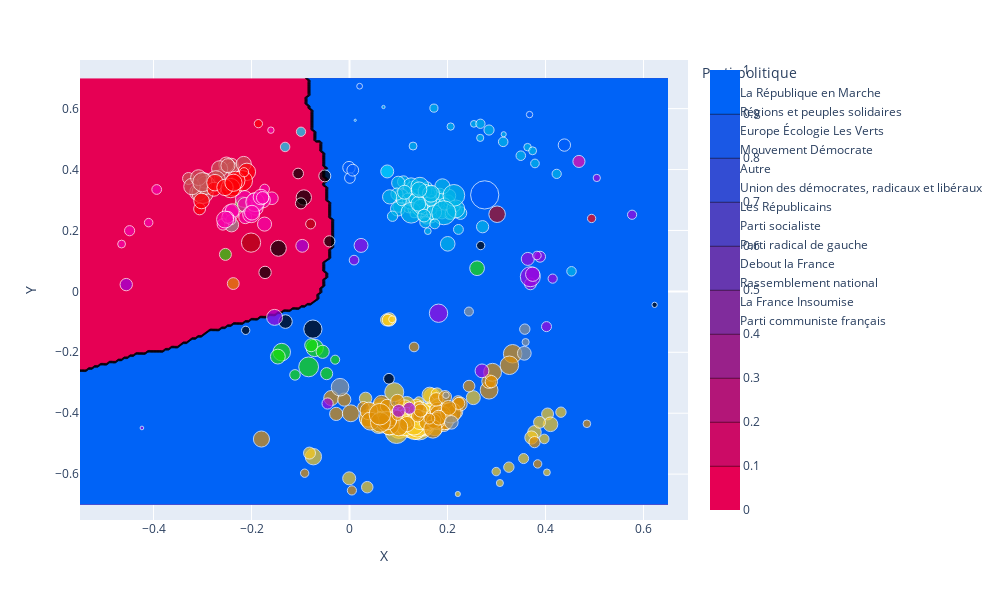

Notebook code for this chart:
### Code cell
colors = {'La République en Marche':"#f7c81e", 'Europe Écologie Les Verts':"#1cde07", 'Autre':"#919491",
           'Les Républicains':'#00b6e8', 'Parti socialiste':'#f705ab', 'Parti radical de gauche': '#b0040f',
           'Debout la France': '#02e1fa', 'Rassemblement national':'#025dfa', 'La France Insoumise' : '#c75255',
           'Parti communiste français': '#ff0008', 'Union des démocrates, radicaux et libéraux':'#9d04de',
            'Mouvement Démocrate': '#de8e04', 'Régions et peuples solidaires':'#000000'}

fig = px.scatter(to_show, x="X", y="Y", color='parti', color_discrete_map=colors,
                 hover_name="parti",
                 hover_data={'acteur_id' : False,
                             'uid' : False,
                             'X' : False,
                             'Y' : False,
                             'parti' : False,
                             'assiduite' : False,
                             'Métier' : to_show['metier'],
                             'Nom': to_show['prenom']+' '+to_show['nom'],
                             'Nombre de votes': to_show['assiduite']
                            },
                 size='assiduite',
                 labels={'parti':"Parti politique"},
                 width=1000, height=600)

fig.add_contour(x=xvalues,y=yvalues,z=z,
                        colorscale=[[0,'#e60054'],[1,'#0063f7']],
                        showscale=None,
                        showlegend=None,
                        hoverinfo='skip')

fig.show()
fig.write_html("test.html")

### Figure 1 — Plotly figure (JSON) as saved in the notebook; plotly's stock layout.template omitted (floating-point values rounded to 4 significant figures; data arrays with more than 128 entries replaced by an {"elided": "..."} marker saying what was removed)
{"data": [{"customdata": {"elided": "272x7 mixed values"}, "hovertemplate": "<b>%{hovertext}</b><br><br>Métier=%{customdata[4]}<br>Nom=%{customdata[5]}<br>Nombre de votes=%{customdata[6]}<extra></extra>", "hovertext": {"elided": "272 str values"}, "legendgroup": "La République en Marche", "marker": {"color": "#f7c81e", "size": {"elided": "272 int values"}, "sizemode": "area", "sizeref": 6.657, "symbol": "circle"}, "mode": "markers", "name": "La République en Marche", "orientation": "v", "showlegend": true, "type": "scatter", "x": {"elided": "272 float values"}, "xaxis": "x", "y": {"elided": "272 float values"}, "yaxis": "y"}, {"customdata": [["PA336439", "PA336439", "Régions et peuples solidaires", 232, "Avocat", "Jean-Michel Clément", 232], ["PA605518", "PA605518", "Régions et peuples solidaires", 509, "Profession libérale", "François-Michel Lambert", 509], ["PA607619", "PA607619", "Régions et peuples solidaires", 841, "Professeur du secondaire", "Paul Molac", 841], ["PA719464", "PA719464", "Régions et peuples solidaires", 229, "Professeur du secondaire et technique", "Sébastien Nadot", 229], ["PA719592", "PA719592", "Régions et peuples solidaires", 381, "Responsable formation - Cadre en ressources humaines", "Benoit Simian", 381], ["PA720538", "PA720538", "Régions et peuples solidaires", 620, "Profession rattachée à l'enseignement", "Jennifer De Temmerman", 620], ["PA722268", "PA722268", "Régions et peuples solidaires", 1110, "Directrice médicale et directrice de développement en entreprise", "Martine Wonner", 1110], ["PA333421", "PA333421", "Régions et peuples solidaires", 414, "Directeur du développement", "Bertrand Pancher", 414], ["PA1838", "PA1838", "Régions et peuples solidaires", 377, "Technicien agricole", "Jean Lassalle", 377], ["PA719138", "PA719138", "Régions et peuples solidaires", 784, "Professeur des Universités", "Michel Castellani", 784], ["PA719146", "PA719146", "Régions et peuples solidaires", 477, "Cadre", "Jean-Félix Acquaviva", 477], ["PA719286", "PA719286", "Régions et peuples solidaires", 412, "Médecin", "Paul-André Colombani", 412], ["PA755549", "PA755549", "Régions et peuples solidaires", 95, "chef d'entreprise", "Sylvain Brial", 95]], "hovertemplate": "<b>%{hovertext}</b><br><br>Métier=%{customdata[4]}<br>Nom=%{customdata[5]}<br>Nombre de votes=%{customdata[6]}<extra></extra>", "hovertext": ["Régions et peuples solidaires", "Régions et peuples solidaires", "Régions et peuples solidaires", "Régions et peuples solidaires", "Régions et peuples solidaires", "Régions et peuples solidaires", "Régions et peuples solidaires", "Régions et peuples solidaires", "Régions et peuples solidaires", "Régions et peuples solidaires", "Régions et peuples solidaires", "Régions et peuples solidaires", "Régions et peuples solidaires"], "legendgroup": "Régions et peuples solidaires", "marker": {"color": "#000000", "size": [232, 509, 841, 229, 381, 620, 1110, 414, 377, 784, 477, 412, 95], "sizemode": "area", "sizeref": 6.657, "symbol": "circle"}, "mode": "markers", "name": "Régions et peuples solidaires", "orientation": "v", "showlegend": true, "type": "scatter", "x": [0.2677, -0.1723, -0.1452, -0.2119, 0.08051, -0.1307, -0.07472, -0.04111, -0.1048, -0.09327, -0.05041, -0.09905, 0.6226], "xaxis": "x", "y": [0.1505, 0.06229, 0.1415, -0.1279, -0.2868, -0.09908, -0.1238, 0.1643, 0.3871, 0.3083, 0.3792, 0.289, -0.04418], "yaxis": "y"}, {"customdata": [["PA718744", "PA718744", "Europe Écologie Les Verts", 1032, "Médecin", "Delphine Bagarry", 1032], ["PA720278", "PA720278", "Europe Écologie Les Verts", 734, "Cadre supérieur (entreprises publiques)", "Matthieu Orphelin", 734], ["PA720298", "PA720298", "Europe Écologie Les Verts", 1000, "Fonctionnaire de catégorie A", "Émilie Cariou", 1000], ["PA720952", "PA720952", "Europe Écologie Les Verts", 273, "Fonctionnaire de catégorie A", "Aurélien Taché", 273], ["PA721142", "PA721142", "Europe Écologie Les Verts", 371, "Cadre supérieur (secteur privé)", "Paula Forteza", 371], ["PA721194", "PA721194", "Europe Écologie Les Verts", 723, "Industriel-Chef d'entreprise", "Frédérique Dumas", 723], ["PA721246", "PA721246", "Europe Écologie Les Verts", 1307, "Chef de projet digital", "Albane Gaillot", 1307], ["PA722126", "PA722126", "Europe Écologie Les Verts", 579, "Autre cadre (secteur privé)", "Guillaume Chiche", 579], ["PA722260", "PA722260", "Europe Écologie Les Verts", 489, "Professeur de faculté", "Cédric Villani", 489], ["PA722344", "PA722344", "Europe Écologie Les Verts", 562, "Professeur certifié de SES", "Hubert Julien-Laferrière", 562], ["PA332614", "PA332614", "Europe Écologie Les Verts", 780, "Fonctionnaire territorial", "Régis Juanico", 780], ["PA335999", "PA335999", "Europe Écologie Les Verts", 480, "Cadre territorial", "Delphine Batho", 480]], "hovertemplate": "<b>%{hovertext}</b><br><br>Métier=%{customdata[4]}<br>Nom=%{customdata[5]}<br>Nombre de votes=%{customdata[6]}<extra></extra>", "hovertext": ["Europe Écologie Les Verts", "Europe Écologie Les Verts", "Europe Écologie Les Verts", "Europe Écologie Les Verts", "Europe Écologie Les Verts", "Europe Écologie Les Verts", "Europe Écologie Les Verts", "Europe Écologie Les Verts", "Europe Écologie Les Verts", "Europe Écologie Les Verts", "Europe Écologie Les Verts", "Europe Écologie Les Verts"], "legendgroup": "Europe Écologie Les Verts", "marker": {"color": "#1cde07", "size": [1032, 734, 1000, 273, 371, 723, 1307, 579, 489, 562, 780, 480], "sizemode": "area", "sizeref": 6.657, "symbol": "circle"}, "mode": "markers", "name": "Europe Écologie Les Verts", "orientation": "v", "showlegend": true, "type": "scatter", "x": [-0.1384, -0.1462, -0.07106, -0.02928, -0.1113, 0.2603, -0.08343, -0.05483, -0.04666, -0.07821, -0.218, -0.2532], "xaxis": "x", "y": [-0.1994, -0.2141, -0.1858, -0.2243, -0.2742, 0.07601, -0.2479, -0.1983, -0.2701, -0.1768, 0.2854, 0.1215], "yaxis": "y"}, {"customdata": {"elided": "68x7 mixed values"}, "hovertemplate": "<b>%{hovertext}</b><br><br>Métier=%{customdata[4]}<br>Nom=%{customdata[5]}<br>Nombre de votes=%{customdata[6]}<extra></extra>", "hovertext": ["Mouvement Démocrate", "Mouvement Démocrate", "Mouvement Démocrate", "Mouvement Démocrate", "Mouvement Démocrate", "Mouvement Démocrate", "Mouvement Démocrate", "Mouvement Démocrate", "Mouvement Démocrate", "Mouvement Démocrate", "Mouvement Démocrate", "Mouvement Démocrate", "Mouvement Démocrate", "Mouvement Démocrate", "Mouvement Démocrate", "Mouvement Démocrate", "Mouvement Démocrate", "Mouvement Démocrate", "Mouvement Démocrate", "Mouvement Démocrate", "Mouvement Démocrate", "Mouvement Démocrate", "Mouvement Démocrate", "Mouvement Démocrate", "Mouvement Démocrate", "Mouvement Démocrate", "Mouvement Démocrate", "Mouvement Démocrate", "Mouvement Démocrate", "Mouvement Démocrate", "Mouvement Démocrate", "Mouvement Démocrate", "Mouvement Démocrate", "Mouvement Démocrate", "Mouvement Démocrate", "Mouvement Démocrate", "Mouvement Démocrate", "Mouvement Démocrate", "Mouvement Démocrate", "Mouvement Démocrate", "Mouvement Démocrate", "Mouvement Démocrate", "Mouvement Démocrate", "Mouvement Démocrate", "Mouvement Démocrate", "Mouvement Démocrate", "Mouvement Démocrate", "Mouvement Démocrate", "Mouvement Démocrate", "Mouvement Démocrate", "Mouvement Démocrate", "Mouvement Démocrate", "Mouvement Démocrate", "Mouvement Démocrate", "Mouvement Démocrate", "Mouvement Démocrate", "Mouvement Démocrate", "Mouvement Démocrate", "Mouvement Démocrate", "Mouvement Démocrate", "Mouvement Démocrate", "Mouvement Démocrate", "Mouvement Démocrate", "Mouvement Démocrate", "Mouvement Démocrate", "Mouvement Démocrate", "Mouvement Démocrate", "Mouvement Démocrate"], "legendgroup": "Mouvement Démocrate", "marker": {"color": "#de8e04", "size": [776, 1313, 662, 756, 582, 660, 444, 903, 621, 1067, 951, 871, 388, 448, 832, 227, 828, 991, 768, 724, 360, 646, 659, 324, 1016, 1128, 614, 452, 727, 356, 1065, 1035, 1075, 662, 488, 652, 1130, 524, 635, 613, 557, 311, 957, 1058, 711, 1321, 584, 1552, 1434, 493, 1112, 736, 738, 586, 655, 1069, 455, 1147, 1145, 510, 468, 394, 865, 419, 282, 234, 194, 232], "sizemode": "area", "sizeref": 6.657, "symbol": "circle"}, "mode": "markers", "name": "Mouvement Démocrate", "orientation": "v", "showlegend": true, "type": "scatter", "x": [0.1175, 0.08142, 0.1925, -0.03725, -0.02714, 0.1652, 0.1982, 0.06566, 0.07664, 0.1005, 0.002616, 0.1721, 0.1414, 0.2215, 0.1796, 0.1386, 0.1792, 0.1982, 0.07006, 0.2161, 0.1928, 0.1926, 0.1915, 0.08615, 0.03786, 0.07695, 0.09779, 0.0285, 0.1905, 0.0976, 0.1825, 0.03967, 0.04242, 0.1568, 0.1866, 0.2258, 0.1935, 0.1393, 0.1821, 0.1768, 0.1949, 0.1317, 0.1769, 0.2848, 0.1717, 0.06308, 0.145, 0.06197, 0.207, 0.2229, 0.1701, 0.2023, 0.1821, -0.01079, 0.2841, 0.2919, 0.244, 0.3329, 0.3263, 0.2895, -0.2373, 0.1631, -0.1798, 0.3776, 0.004844, 0.3839, 0.4844, -0.09151], "xaxis": "x", "y": [-0.4356, -0.4385, -0.437, -0.3503, -0.4023, -0.4219, -0.4351, -0.3685, -0.3768, -0.445, -0.4003, -0.4125, -0.379, -0.3615, -0.39, -0.4098, -0.4228, -0.3952, -0.4312, -0.3953, -0.3938, -0.403, -0.402, -0.425, -0.4168, -0.4242, -0.3603, -0.3807, -0.4172, -0.4067, -0.4025, -0.3927, -0.426, -0.4313, -0.4111, -0.37, -0.4244, -0.408, -0.4186, -0.3548, -0.3468, -0.1825, -0.4253, -0.3243, -0.4259, -0.43, -0.3913, -0.4033, -0.398, -0.3679, -0.4519, -0.3825, -0.4147, -0.3552, -0.2954, -0.2656, -0.3111, -0.2049, -0.2426, -0.2964, 0.02568, -0.4178, -0.4848, -0.4951, -0.6535, -0.5665, -0.4347, -0.597], "yaxis": "y"}, {"customdata": [["PA719448", "PA719448", "Autre", 1034, "Infirmière anesthésiste", "Annie Chapelier", 1034], ["PA721174", "PA721174", "Autre", 269, "Médecin", "Joachim Son-Forget", 269], ["PA2952", "PA2952", "Autre", 141, "Sans profession", "Jean-Luc Warsmann", 141], ["PA702052", "PA702052", "Autre", 633, "Consultant en communication", "Maina Sage", 633], ["PA610775", "PA610775", "Autre", 172, "Cadre supérieur de la fonction publique", "Philippe Gomès", 172], ["PA721094", "PA721094", "Autre", 359, "Fonctionnaire de catégorie A", "Philippe Dunoyer", 359], ["PA643145", "PA643145", "Autre", 419, "Pharmacienne", "Hélène Vainqueur-Christophe", 419], ["PA720988", "PA720988", "Autre", 672, "Retraitée salariée (secteur privé)", "Josette Manin", 672], ["PA721118", "PA721118", "Autre", 311, "Autre profession", "Moetai Brotherson", 311], ["PA702054", "PA702054", "Autre", 620, "Infographiste", "Stéphane Claireaux", 620]], "hovertemplate": "<b>%{hovertext}</b><br><br>Métier=%{customdata[4]}<br>Nom=%{customdata[5]}<br>Nombre de votes=%{customdata[6]}<extra></extra>", "hovertext": ["Autre", "Autre", "Autre", "Autre", "Autre", "Autre", "Autre", "Autre", "Autre", "Autre"], "legendgroup": "Autre", "marker": {"color": "#919491", "size": [1034, 269, 141, 633, 172, 359, 419, 672, 311, 620], "sizemode": "area", "sizeref": 6.657, "symbol": "circle"}, "mode": "markers", "name": "Autre", "orientation": "v", "showlegend": true, "type": "scatter", "x": [-0.0193, 0.2437, 0.1969, 0.3567, 0.3594, 0.3577, -0.1868, -0.2408, -0.2507, 0.2078], "xaxis": "x", "y": [-0.3146, -0.0662, -0.3408, -0.2033, -0.1666, -0.124, 0.282, 0.2185, 0.3467, -0.43], "yaxis": "y"}, {"customdata": {"elided": "22x7 mixed values"}, "hovertemplate": "<b>%{hovertext}</b><br><br>Métier=%{customdata[4]}<br>Nom=%{customdata[5]}<br>Nombre de votes=%{customdata[6]}<extra></extra>", "hovertext": ["Union des démocrates, radicaux et libéraux", "Union des démocrates, radicaux et libéraux", "Union des démocrates, radicaux et libéraux", "Union des démocrates, radicaux et libéraux", "Union des démocrates, radicaux et libéraux", "Union des démocrates, radicaux et libéraux", "Union des démocrates, radicaux et libéraux", "Union des démocrates, radicaux et libéraux", "Union des démocrates, radicaux et libéraux", "Union des démocrates, radicaux et libéraux", "Union des démocrates, radicaux et libéraux", "Union des démocrates, radicaux et libéraux", "Union des démocrates, radicaux et libéraux", "Union des démocrates, radicaux et libéraux", "Union des démocrates, radicaux et libéraux", "Union des démocrates, radicaux et libéraux", "Union des démocrates, radicaux et libéraux", "Union des démocrates, radicaux et libéraux", "Union des démocrates, radicaux et libéraux", "Union des démocrates, radicaux et libéraux", "Union des démocrates, radicaux et libéraux", "Union des démocrates, radicaux et libéraux"], "legendgroup": "Union des démocrates, radicaux et libéraux", "marker": {"color": "#9d04de", "size": [493, 418, 1123, 637, 544, 641, 335, 548, 467, 649, 313, 849, 1336, 401, 687, 562, 246, 282, 511, 282, 176, 45], "sizemode": "area", "sizeref": 6.657, "symbol": "circle"}, "mode": "markers", "name": "Union des démocrates, radicaux et libéraux", "orientation": "v", "showlegend": true, "type": "scatter", "x": [0.122, -0.04475, 0.1816, 0.2704, 0.1005, 0.1064, 0.402, -0.09645, 0.3692, 0.02354, 0.009275, -0.1529, 0.369, 0.3888, 0.3739, 0.3639, 0.3824, 0.4146, -0.4556, 0.5767, 0.5046, -0.4236], "xaxis": "x", "y": [-0.3836, -0.3681, -0.07176, -0.261, -0.3924, 0.3166, -0.1157, 0.1496, 0.02471, 0.1509, 0.1026, -0.08538, 0.0481, 0.1138, 0.05631, 0.1066, 0.1178, 0.04189, 0.02227, 0.2516, 0.3724, -0.4485], "yaxis": "y"}, {"customdata": {"elided": "103x7 mixed values"}, "hovertemplate": "<b>%{hovertext}</b><br><br>Métier=%{customdata[4]}<br>Nom=%{customdata[5]}<br>Nombre de votes=%{customdata[6]}<extra></extra>", "hovertext": ["Les Républicains", "Les Républicains", "Les Républicains", "Les Républicains", "Les Républicains", "Les Républicains", "Les Républicains", "Les Républicains", "Les Républicains", "Les Républicains", "Les Républicains", "Les Républicains", "Les Républicains", "Les Républicains", "Les Républicains", "Les Républicains", "Les Républicains", "Les Républicains", "Les Républicains", "Les Républicains", "Les Républicains", "Les Républicains", "Les Républicains", "Les Républicains", "Les Républicains", "Les Républicains", "Les Républicains", "Les Républicains", "Les Républicains", "Les Républicains", "Les Républicains", "Les Républicains", "Les Républicains", "Les Républicains", "Les Républicains", "Les Républicains", "Les Républicains", "Les Républicains", "Les Républicains", "Les Républicains", "Les Républicains", "Les Républicains", "Les Républicains", "Les Républicains", "Les Républicains", "Les Républicains", "Les Républicains", "Les Républicains", "Les Républicains", "Les Républicains", "Les Républicains", "Les Républicains", "Les Républicains", "Les Républicains", "Les Républicains", "Les Républicains", "Les Républicains", "Les Républicains", "Les Républicains", "Les Républicains", "Les Républicains", "Les Républicains", "Les Républicains", "Les Républicains", "Les Républicains", "Les Républicains", "Les Républicains", "Les Républicains", "Les Républicains", "Les Républicains", "Les Républicains", "Les Républicains", "Les Républicains", "Les Républicains", "Les Républicains", "Les Républicains", "Les Républicains", "Les Républicains", "Les Républicains", "Les Républicains", "Les Républicains", "Les Républicains", "Les Républicains", "Les Républicains", "Les Républicains", "Les Républicains", "Les Républicains", "Les Républicains", "Les Républicains", "Les Républicains", "Les Républicains", "Les Républicains", "Les Républicains", "Les Républicains", "Les Républicains", "Les Républicains", "Les Républicains", "Les Républicains", "Les Républicains", "Les Républicains", "Les Républicains", "Les Républicains", "Les Républicains"], "legendgroup": "Les Républicains", "marker": {"color": "#00b6e8", "size": [307, 1063, 540, 408, 1032, 467, 164, 248, 151, 185, 498, 841, 653, 353, 702, 624, 1180, 1350, 148, 178, 463, 1221, 588, 332, 392, 702, 254, 432, 511, 448, 256, 225, 444, 564, 320, 517, 348, 343, 664, 537, 710, 895, 1049, 441, 189, 640, 431, 480, 309, 592, 807, 1020, 391, 317, 410, 489, 857, 419, 484, 1068, 775, 764, 755, 318, 344, 968, 497, 1074, 1574, 1423, 355, 150, 1920, 683, 732, 417, 465, 620, 500, 645, 957, 809, 674, 300, 323, 548, 328, 210, 305, 343, 176, 286, 305, 171, 186, 88, 151, 210, 288, 219, 251, 36, 17], "sizemode": "area", "sizeref": 6.657, "symbol": "circle"}, "mode": "markers", "name": "Les Républicains", "orientation": "v", "showlegend": true, "type": "scatter", "x": [0.2189, 0.2056, 0.2264, 0.09984, 0.1235, 0.11, 0.1351, 0.1639, 0.1259, 0.1472, 0.2716, 0.1758, 0.1542, 0.2152, 0.09843, 0.1238, 0.1714, 0.1908, 0.1368, 0.1739, 0.1564, 0.1455, 0.116, 0.1588, 0.2037, 0.13, 0.1684, 0.1887, 0.2015, 0.1843, 0.1587, 0.1319, 0.2072, 0.1805, 0.1037, 0.1658, 0.1297, 0.1458, 0.13, 0.2039, 0.2004, 0.1258, 0.1774, 0.1599, 0.1451, 0.1063, 0.1573, 0.1413, 0.15, 0.09953, 0.1557, 0.146, 0.1663, 0.1784, 0.1537, 0.194, 0.1352, 0.1641, 0.1193, 0.2168, 0.1613, 0.1896, 0.1726, 0.1059, 0.1315, 0.1571, 0.09688, 0.1436, 0.213, 0.126, 0.08786, 0.1598, 0.1923, 0.1449, 0.1405, 0.1548, 0.1659, 0.1539, 0.166, 0.1122, 0.1663, 0.142, 0.08188, 0.453, 0.2223, 0.1522, 0.174, 0.1297, 0.3495, 0.2847, 0.2064, 0.4228, 0.3136, 0.2667, 0.3633, 0.3147, 0.2538, 0.3737, 0.2671, 0.1723, 0.3784, 0.06932, 0.01168], "xaxis": "x", "y": [0.266, 0.2663, 0.2571, 0.2778, 0.2859, 0.36, 0.2663, 0.2933, 0.2692, 0.2802, 0.2123, 0.3126, 0.2943, 0.2782, 0.2711, 0.2924, 0.2976, 0.2772, 0.2823, 0.2801, 0.2965, 0.3099, 0.3152, 0.3432, 0.2543, 0.3383, 0.2396, 0.2566, 0.2965, 0.3198, 0.2644, 0.2552, 0.2554, 0.2856, 0.3058, 0.2714, 0.2944, 0.2927, 0.3151, 0.3141, 0.1561, 0.3459, 0.302, 0.2446, 0.2461, 0.3134, 0.2396, 0.3085, 0.2547, 0.3562, 0.2817, 0.2738, 0.2685, 0.2872, 0.2692, 0.2868, 0.3087, 0.2974, 0.303, 0.2708, 0.3119, 0.3448, 0.2598, 0.2975, 0.3029, 0.3181, 0.3194, 0.3451, 0.3153, 0.2581, 0.2468, 0.1978, 0.2581, 0.2785, 0.2877, 0.227, 0.2991, 0.3293, 0.3261, 0.3255, 0.3207, 0.3339, 0.3104, 0.06591, 0.2034, 0.2489, 0.2218, 0.4772, 0.4455, 0.5298, 0.5412, 0.3858, 0.491, 0.504, 0.4736, 0.516, 0.55, 0.4616, 0.5503, 0.6016, 0.4201, 0.6054, 0.5618], "yaxis": "y"}, {"customdata": {"elided": "26x7 mixed values"}, "hovertemplate": "<b>%{hovertext}</b><br><br>Métier=%{customdata[4]}<br>Nom=%{customdata[5]}<br>Nombre de votes=%{customdata[6]}<extra></extra>", "hovertext": ["Parti socialiste", "Parti socialiste", "Parti socialiste", "Parti socialiste", "Parti socialiste", "Parti socialiste", "Parti socialiste", "Parti socialiste", "Parti socialiste", "Parti socialiste", "Parti socialiste", "Parti socialiste", "Parti socialiste", "Parti socialiste", "Parti socialiste", "Parti socialiste", "Parti socialiste", "Parti socialiste", "Parti socialiste", "Parti socialiste", "Parti socialiste", "Parti socialiste", "Parti socialiste", "Parti socialiste", "Parti socialiste", "Parti socialiste"], "legendgroup": "Parti socialiste", "marker": {"color": "#f705ab", "size": [648, 531, 918, 961, 659, 440, 307, 788, 705, 1004, 342, 474, 557, 958, 962, 1183, 661, 807, 731, 520, 206, 316, 347, 243, 489, 138], "sizemode": "area", "sizeref": 6.657, "symbol": "circle"}, "mode": "markers", "name": "Parti socialiste", "orientation": "v", "showlegend": true, "type": "scatter", "x": [-0.1906, -0.1584, -0.2428, -0.2153, -0.2391, -0.2584, -0.1733, -0.1772, -0.2136, -0.1921, -0.2421, -0.2484, -0.2128, -0.2007, -0.254, -0.1926, -0.1734, -0.1807, -0.1991, -0.1772, -0.4652, -0.3934, -0.4488, -0.4099, 0.4682, -0.1604], "xaxis": "x", "y": [0.2727, 0.3058, 0.2582, 0.3036, 0.2648, 0.2199, 0.3363, 0.2993, 0.2842, 0.2953, 0.2351, 0.2432, 0.2436, 0.2534, 0.236, 0.293, 0.2208, 0.3096, 0.2584, 0.3074, 0.1554, 0.3346, 0.1992, 0.2258, 0.4267, 0.5293], "yaxis": "y"}, {"customdata": [["PA336175", "PA336175", "Parti radical de gauche", 1232, "Sans profession déclarée", "Sylvia Pinel", 1232], ["PA605694", "PA605694", "Parti radical de gauche", 328, "Professeur du secondaire", "Olivier Falorni", 328], ["PA608292", "PA608292", "Parti radical de gauche", 910, "Fonctionnaire de catégorie A", "Jeanine Dubié", 910]], "hovertemplate": "<b>%{hovertext}</b><br><br>Métier=%{customdata[4]}<br>Nom=%{customdata[5]}<br>Nombre de votes=%{customdata[6]}<extra></extra>", "hovertext": ["Parti radical de gauche", "Parti radical de gauche", "Parti radical de gauche"], "legendgroup": "Parti radical de gauche", "marker": {"color": "#b0040f", "size": [1232, 328, 910], "sizemode": "area", "sizeref": 6.657, "symbol": "circle"}, "mode": "markers", "name": "Parti radical de gauche", "orientation": "v", "showlegend": true, "type": "scatter", "x": [-0.2009, -0.07939, 0.3012], "xaxis": "x", "y": [0.1602, 0.2214, 0.2533], "yaxis": "y"}, {"customdata": [["PA1206", "PA1206", "Debout la France", 300, "Administrateur civil", "Nicolas Dupont-Aignan", 300], ["PA720664", "PA720664", "Debout la France", 291, "Retraité de la fonction publique (hors enseignement)", "José Evrard", 291], ["PA721932", "PA721932", "Debout la France", 561, "Déléguée médicale", "Marie-France Lorho", 561]], "hovertemplate": "<b>%{hovertext}</b><br><br>Métier=%{customdata[4]}<br>Nom=%{customdata[5]}<br>Nombre de votes=%{customdata[6]}<extra></extra>", "hovertext": ["Debout la France", "Debout la France", "Debout la France"], "legendgroup": "Debout la France", "marker": {"color": "#02e1fa", "size": [300, 291, 561], "sizemode": "area", "sizeref": 6.657, "symbol": "circle"}, "mode": "markers", "name": "Debout la France", "orientation": "v", "showlegend": true, "type": "scatter", "x": [-0.1314, -0.099, 0.07695], "xaxis": "x", "y": [0.4742, 0.5241, 0.3938], "yaxis": "y"}, {"customdata": [["PA720468", "PA720468", "Rassemblement national", 522, "Conseiller en communication", "Sébastien Chenu", 522], ["PA720614", "PA720614", "Rassemblement national", 378, "Avocate", "Marine Le Pen", 378], ["PA719608", "PA719608", "Rassemblement national", 2663, "Journaliste et autre média", "Emmanuelle Ménard", 2663], ["PA720822", "PA720822", "Rassemblement national", 465, "Juriste", "Bruno Bilde", 465], ["PA719436", "PA719436", "Rassemblement national", 509, "Ingénieur en informatique", "Nicolas Meizonnet", 509], ["PA720802", "PA720802", "Rassemblement national", 137, "non communiqué", "Catherine Pujol", 137], ["PA720610", "PA720610", "Rassemblement national", 111, "Sans profession déclarée", "Myriane Houplain", 111]], "hovertemplate": "<b>%{hovertext}</b><br><br>Métier=%{customdata[4]}<br>Nom=%{customdata[5]}<br>Nombre de votes=%{customdata[6]}<extra></extra>", "hovertext": ["Rassemblement national", "Rassemblement national", "Rassemblement national", "Rassemblement national", "Rassemblement national", "Rassemblement national", "Rassemblement national"], "legendgroup": "Rassemblement national", "marker": {"color": "#025dfa", "size": [522, 378, 2663, 465, 509, 137, 111], "sizemode": "area", "sizeref": 6.657, "symbol": "circle"}, "mode": "markers", "name": "Rassemblement national", "orientation": "v", "showlegend": true, "type": "scatter", "x": [-0.00104, 0.0008132, 0.2759, 0.00664, 0.4385, 0.3674, 0.02062], "xaxis": "x", "y": [0.4062, 0.3723, 0.3168, 0.3978, 0.4804, 0.5805, 0.6736], "yaxis": "y"}, {"customdata": [["PA588884", "PA588884", "La France Insoumise", 473, "Journaliste et autre média", "Clémentine Autain", 473], ["PA718860", "PA718860", "La France Insoumise", 837, "Professeur du secondaire et technique", "Bénédicte Taurine", 837], ["PA718868", "PA718868", "La France Insoumise", 636, "Profession rattachée à l'enseignement", "Michel Larive", 636], ["PA2150", "PA2150", "La France Insoumise", 991, "Professeur", "Jean-Luc Mélenchon", 991], ["PA719578", "PA719578", "La France Insoumise", 959, "Fonctionnaire de catégorie B", "Loïc Prud'homme", 959], ["PA719676", "PA719676", "La France Insoumise", 532, "Employée (autres entreprises publiques)", "Muriel Ressiguier", 532], ["PA720286", "PA720286", "La France Insoumise", 1514, "Salariée du secteur médical", "Caroline Fiat", 1514], ["PA720422", "PA720422", "La France Insoumise", 756, "Employé (secteur privé)", "Adrien Quatennens", 756], ["PA720430", "PA720430", "La France Insoumise", 867, "Fonctionnaire de catégorie A", "Ugo Bernalicis", 867], ["PA720846", "PA720846", "La France Insoumise", 772, "Professeur du secondaire et technique", "Bastien Lachaud", 772], ["PA720892", "PA720892", "La France Insoumise", 1219, "Coordinatrice de projets associatifs", "Mathilde Panot", 1219], ["PA721062", "PA721062", "La France Insoumise", 764, "Employé (secteur privé)", "Jean-Hugues Ratenon", 764], ["PA721202", "PA721202", "La France Insoumise", 1155, "Industriel-Chef d'entreprise", "Éric Coquerel", 1155], ["PA721210", "PA721210", "La France Insoumise", 901, "Professeur de lycée professionnel", "Alexis Corbière", 901], ["PA721226", "PA721226", "La France Insoumise", 838, "Fonctionnaire de catégorie A", "Sabine Rubin", 838], ["PA721960", "PA721960", "La France Insoumise", 1224, "Bibliothécaire", "Danièle Obono", 1224], ["PA722142", "PA722142", "La France Insoumise", 660, "Reporter", "François Ruffin", 660]], "hovertemplate": "<b>%{hovertext}</b><br><br>Métier=%{customdata[4]}<br>Nom=%{customdata[5]}<br>Nombre de votes=%{customdata[6]}<extra></extra>", "hovertext": ["La France Insoumise", "La France Insoumise", "La France Insoumise", "La France Insoumise", "La France Insoumise", "La France Insoumise", "La France Insoumise", "La France Insoumise", "La France Insoumise", "La France Insoumise", "La France Insoumise", "La France Insoumise", "La France Insoumise", "La France Insoumise", "La France Insoumise", "La France Insoumise", "La France Insoumise"], "legendgroup": "La France Insoumise", "marker": {"color": "#c75255", "size": [473, 837, 636, 991, 959, 532, 1514, 756, 867, 772, 1219, 764, 1155, 901, 838, 1224, 660], "sizemode": "area", "sizeref": 6.657, "symbol": "circle"}, "mode": "markers", "name": "La France Insoumise", "orientation": "v", "showlegend": true, "type": "scatter", "x": [-0.3286, -0.2924, -0.241, -0.3086, -0.2585, -0.2395, -0.2998, -0.2513, -0.265, -0.2949, -0.2728, -0.2158, -0.293, -0.3215, -0.3081, -0.3003, -0.2481], "xaxis": "x", "y": [0.3707, 0.3455, 0.4144, 0.3253, 0.3747, 0.4039, 0.3233, 0.4164, 0.4025, 0.3636, 0.3649, 0.4184, 0.3489, 0.3443, 0.3734, 0.3586, 0.4128], "yaxis": "y"}, {"customdata": [["PA689", "PA689", "Parti communiste français", 469, "Employée", "Marie-George Buffet", 469], ["PA722202", "PA722202", "Parti communiste français", 1003, "Permanent politique", "Sébastien Jumel", 1003], ["PA267306", "PA267306", "Parti communiste français", 899, "Retraité de l'éducation nationale", "André Chassaigne", 899], ["PA718926", "PA718926", "Parti communiste français", 1407, "Employé (secteur privé)", "Pierre Dharréville", 1407], ["PA720692", "PA720692", "Parti communiste français", 649, "Attaché parlementaire", "Fabien Roussel", 649], ["PA718720", "PA718720", "Parti communiste français", 1140, "Conseiller d'entreprise", "Jean-Paul Dufrègne", 1140], ["PA720546", "PA720546", "Parti communiste français", 917, "Retraité salarié privé", "Alain Bruneel", 917], ["PA721270", "PA721270", "Parti communiste français", 1251, "Employé administratif", "Stéphane Peu", 1251], ["PA721896", "PA721896", "Parti communiste français", 815, "Employée du secteur privé", "Elsa Faucillon", 815], ["PA722110", "PA722110", "Parti communiste français", 897, "Profession rattachée à l'enseignement", "Hubert Wulfranc", 897], ["PA335612", "PA335612", "Parti communiste français", 983, "Fonctionnaire de catégorie B", "Jean-Paul Lecoq", 983], ["PA610654", "PA610654", "Parti communiste français", 285, "Collaborateur parlementaire", "Jean-Philippe Nilor", 285], ["PA721012", "PA721012", "Parti communiste français", 232, "technicienne territoriale", "Manuéla Kéclard-Mondésir", 232], ["PA774962", "PA774962", "Parti communiste français", 227, "Professeure des écoles", "Karine Lebon", 227]], "hovertemplate": "<b>%{hovertext}</b><br><br>Métier=%{customdata[4]}<br>Nom=%{customdata[5]}<br>Nombre de votes=%{customdata[6]}<extra></extra>", "hovertext": ["Parti communiste français", "Parti communiste français", "Parti communiste français", "Parti communiste français", "Parti communiste français", "Parti communiste français", "Parti communiste français", "Parti communiste français", "Parti communiste français", "Parti communiste français", "Parti communiste français", "Parti communiste français", "Parti communiste français", "Parti communiste français"], "legendgroup": "Parti communiste français", "marker": {"color": "#ff0008", "size": [469, 1003, 899, 1407, 649, 1140, 917, 1251, 815, 897, 983, 285, 232, 227], "sizemode": "area", "sizeref": 6.657, "symbol": "circle"}, "mode": "markers", "name": "Parti communiste français", "orientation": "v", "showlegend": true, "type": "scatter", "x": [-0.3059, -0.2094, -0.2359, -0.2189, -0.2765, -0.2321, -0.2745, -0.2427, -0.3019, -0.2541, -0.2368, -0.2152, 0.494, -0.186], "xaxis": "x", "y": [0.2708, 0.3925, 0.34, 0.3631, 0.3354, 0.3641, 0.357, 0.3392, 0.2969, 0.3414, 0.3568, 0.3912, 0.2395, 0.5507], "yaxis": "y"}, {"colorscale": [[0, "#e60054"], [1, "#0063f7"]], "hoverinfo": "skip", "type": "contour", "x": {"elided": "200 float values"}, "y": {"elided": "200 float values"}, "z": {"elided": "200x200 int values"}}], "layout": {"height": 600, "legend": {"itemsizing": "constant", "title": {"text": "Parti politique"}, "tracegroupgap": 0}, "margin": {"t": 60}, "width": 1000, "xaxis": {"anchor": "y", "domain": [0, 1], "title": {"text": "X"}}, "yaxis": {"anchor": "x", "domain": [0, 1], "title": {"text": "Y"}}}}
